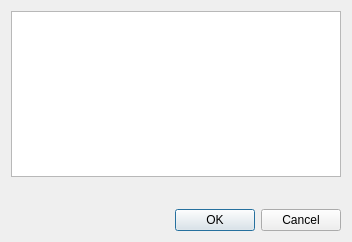
<?xml version="1.0" encoding="UTF-8"?>
<ui version="4.0">
 <class>PreProcessorGridAttributeCellDisplaySettingDialog</class>
 <widget class="QDialog" name="PreProcessorGridAttributeCellDisplaySettingDialog">
  <property name="geometry">
   <rect>
    <x>0</x>
    <y>0</y>
    <width>352</width>
    <height>242</height>
   </rect>
  </property>
  <property name="windowTitle">
   <string>Dialog</string>
  </property>
  <layout class="QVBoxLayout" name="verticalLayout">
   <item>
    <widget class="QTableWidget" name="tableWidget"/>
   </item>
   <item>
    <layout class="QHBoxLayout" name="horizontalLayout">
     <item>
      <widget class="QWidget" name="transparencyWidget" native="true"/>
     </item>
     <item>
      <spacer name="horizontalSpacer">
       <property name="orientation">
        <enum>Qt::Horizontal</enum>
       </property>
       <property name="sizeHint" stdset="0">
        <size>
         <width>40</width>
         <height>20</height>
        </size>
       </property>
      </spacer>
     </item>
    </layout>
   </item>
   <item>
    <widget class="QDialogButtonBox" name="buttonBox">
     <property name="orientation">
      <enum>Qt::Horizontal</enum>
     </property>
     <property name="standardButtons">
      <set>QDialogButtonBox::Cancel|QDialogButtonBox::Ok</set>
     </property>
    </widget>
   </item>
  </layout>
 </widget>
 <resources>
  <include location="../iRIC.qrc"/>
 </resources>
 <connections/>
</ui>
